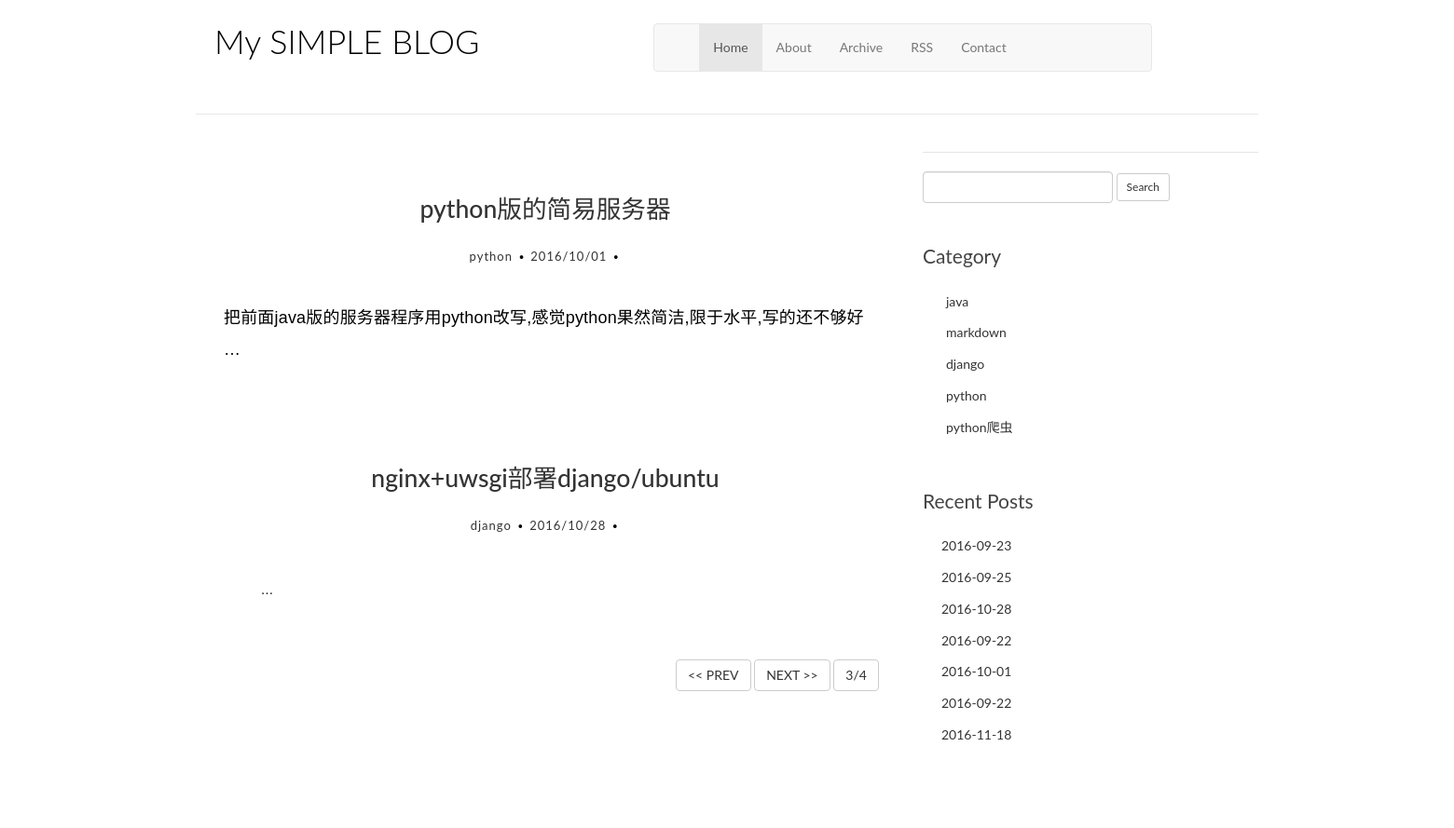
/?page=3, run on the app's committed database.
### article/models.py (models this page shows, shortened)
class Article(models.Model):
    title = models.CharField(max_length=100)  # 题目
    category = models.CharField(max_length=50)  # 标签
    date_time = models.DateTimeField(auto_now_add=True)  # 日期
    content = models.TextField()  # 内容
    class Meta:  # 按id降序
        ordering = ['id']

### article/views.py (the view)
# urls.py: url(r'^$', views.IndexView.as_view(), name='home'),
class IndexView(BaseView):
    template_name = 'index.html'
    context_object_name = 'post_list'
    paginate_by = 2

### article/forms.py
class SearchForm(forms.Form):
    q=forms.CharField(widget=forms.TextInput(
        attrs={'class': 'form-control'}),
        max_length=50,
        required=False,label="")

### article/templatetags/my_markdown.py (called while the page is built)
@register.filter(is_safe=True)  #注册template filter
@stringfilter  #希望字符串作为参数
def my_markdown(value):
    return mark_safe(markdown.markdown(value,
                                       extensions = ['markdown.extensions.fenced_code', 'markdown.extensions.codehilite'],
                                       safe_mode=True,
                                       enable_attributes=False))

### article/views.py (called while the page is built)
    def get_context_data(self, **kwargs):
        context = super(BaseView, self).get_context_data(**kwargs)
        context['item_list'] = Article.objects.values('category','date_time').order_by('category').distinct()
        context['count']=Article.objects.count()
        return context

### templates/index.html (shortened to what this page needs)
{% extends "base.html"%}
{% load my_markdown %}
{% block content%}
<main class="col-md-8">
    {% if none%}
    <h1 class="entry-title">
        <a>No Result!Sorry!</a>
    </h1>
    {% else %}
    {% for post in post_list%}
    <article class="post post-1">
        <header class="entry-header">
            <h1 class="entry-title">
                <a href="{% url 'single' id=post.id %}">{{post.title}}</a>
            </h1>
            <div class="entry-meta">
                <span class="post-category"><a href="#">{{post.category}}</a></span>
                <span class="post-date"><a href="#">{{post.date_time|date:"Y/m/d"}}</a></span>
            </div>
        </header>
        <div class="entry-content clearfix">
            <p> {{post.content|my_markdown|truncatewords:1}}</p>
        </div>
    </article>
    <br/><br/>
    {% endfor %}
    <div class="col-md-4 col-sm-5 col-xs-8 pull-right">
        {% if page_obj.has_previous %}
        <a href="?page={{ page_obj.previous_page_number }}" class="btn btn-default">&lt;&lt; PREV</a>
        {% endif %}
        {% if page_obj.has_next %}
        <a href="?page={{ page_obj.next_page_number }}" class="btn btn-default">NEXT &gt;&gt;</a>
        {% endif %}
        {% if is_paginated %}
        <button class="btn btn-default">{{ page_obj.number }}/{{ page_obj.paginator.num_pages }}</button>
        {% endif %}
        {% endif %}
    </div>
</main>
{% endblock %}

### article/static/style/custom.css (style rules this page uses)
* { outline: none; }
h1, h2, h3, h4, h5, h6 { margin-top: 0; }
a { color: #333; }
body { color: #444; font-family: 'Lato', sans-serif; }
p { font-family: 'Ubuntu', sans-serif; font-weight: 400; word-spacing: 1px; letter-spacing: 0.01em; }
.post { background: #fff; padding: 30px 30px 0; }
.entry-title { text-align: center; font-size: 1.9em; margin-bottom: 20px; line-height: 1.6; padding: 10px 20px 0; }
.entry-meta { text-align: center; color: #DDDDDD; font-size: 13px; letter-spacing: 1px; margin-bottom: 30px; }
.entry-content { font-size: 18px; line-height: 1.9; font-weight: 300; color: #000; }
.post-category, .post-date, .post-author { position: relative; padding-right: 15px; }
.post-category::after, .post-date::after, .post-author::after { position: absolute; content: '.'; color: #000; font-size: 30px; top: -22px; right: 1px; }

### data on the page
Article: title "python版的简易服务器", category "python", date_time "2016/10/01", content|my_markdown "把前面java版的服务器程序用python改写,感觉python果然简洁,限于水平,写的还不够好 …"
Article: title "nginx+uwsgi部署django/ubuntu", category "django", date_time "2016/10/28", content|my_markdown "…"

### other printed values
{{ page_obj.number }} "3"
{{ page_obj.paginator.num_pages }} "4"
{{ post.category|lower }} "java" "markdown" "django" "python" "python爬虫"
{{ post.date_time|date:"Y-m-d" }} "2016-09-23" "2016-09-25" "2016-10-28" "2016-09-22" "2016-10-01" "2016-09-22" "2016-11-18"
